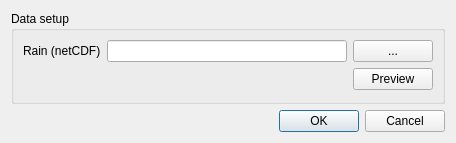
<?xml version="1.0" encoding="UTF-8"?>
<ui version="4.0">
 <class>P8Rain_GUI</class>
 <widget class="QDialog" name="P8Rain_GUI">
  <property name="geometry">
   <rect>
    <x>0</x>
    <y>0</y>
    <width>456</width>
    <height>143</height>
   </rect>
  </property>
  <property name="windowTitle">
   <string>Rain</string>
  </property>
  <layout class="QVBoxLayout" name="verticalLayout">
   <item>
    <widget class="QGroupBox" name="groupBox">
     <property name="title">
      <string>Data setup</string>
     </property>
     <layout class="QGridLayout" name="gridLayout">
      <item row="0" column="0">
       <widget class="QLabel" name="label">
        <property name="text">
         <string>Rain (netCDF)</string>
        </property>
       </widget>
      </item>
      <item row="0" column="1">
       <widget class="QLineEdit" name="le_r"/>
      </item>
      <item row="0" column="2">
       <widget class="QPushButton" name="pb_r">
        <property name="text">
         <string>...</string>
        </property>
       </widget>
      </item>
      <item row="1" column="2">
       <widget class="QPushButton" name="pb_preview">
        <property name="text">
         <string>Preview</string>
        </property>
       </widget>
      </item>
     </layout>
    </widget>
   </item>
   <item>
    <widget class="QDialogButtonBox" name="buttonBox">
     <property name="orientation">
      <enum>Qt::Horizontal</enum>
     </property>
     <property name="standardButtons">
      <set>QDialogButtonBox::Cancel|QDialogButtonBox::Ok</set>
     </property>
    </widget>
   </item>
  </layout>
 </widget>
 <resources/>
 <connections>
  <connection>
   <sender>buttonBox</sender>
   <signal>accepted()</signal>
   <receiver>P8Rain_GUI</receiver>
   <slot>accept()</slot>
   <hints>
    <hint type="sourcelabel">
     <x>248</x>
     <y>254</y>
    </hint>
    <hint type="destinationlabel">
     <x>157</x>
     <y>274</y>
    </hint>
   </hints>
  </connection>
  <connection>
   <sender>buttonBox</sender>
   <signal>rejected()</signal>
   <receiver>P8Rain_GUI</receiver>
   <slot>reject()</slot>
   <hints>
    <hint type="sourcelabel">
     <x>316</x>
     <y>260</y>
    </hint>
    <hint type="destinationlabel">
     <x>286</x>
     <y>274</y>
    </hint>
   </hints>
  </connection>
 </connections>
</ui>
